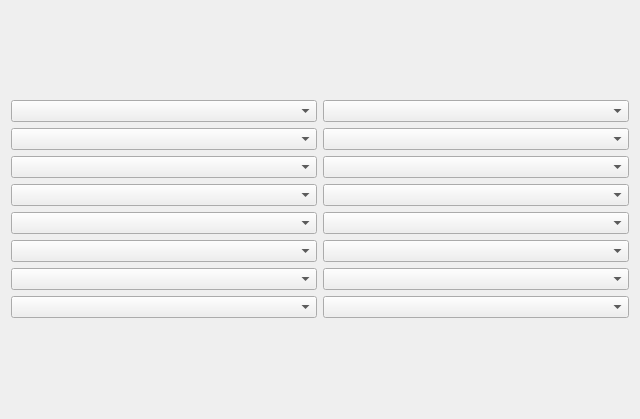
<?xml version="1.0" encoding="UTF-8"?>
<ui version="4.0">
 <class>CustomLayout</class>
 <widget class="QWidget" name="CustomLayout">
  <property name="geometry">
   <rect>
    <x>0</x>
    <y>0</y>
    <width>640</width>
    <height>419</height>
   </rect>
  </property>
  <property name="windowTitle">
   <string>Form</string>
  </property>
  <layout class="QVBoxLayout" name="verticalLayout_3">
   <item>
    <layout class="QHBoxLayout" name="horizontalLayout">
     <item>
      <layout class="QVBoxLayout" name="verticalLayout">
       <item>
        <widget class="QComboBox" name="box1"/>
       </item>
       <item>
        <widget class="QComboBox" name="box2"/>
       </item>
       <item>
        <widget class="QComboBox" name="box3"/>
       </item>
       <item>
        <widget class="QComboBox" name="box4"/>
       </item>
       <item>
        <widget class="QComboBox" name="box5"/>
       </item>
       <item>
        <widget class="QComboBox" name="box6"/>
       </item>
       <item>
        <widget class="QComboBox" name="box7"/>
       </item>
       <item>
        <widget class="QComboBox" name="box8"/>
       </item>
      </layout>
     </item>
     <item>
      <layout class="QVBoxLayout" name="verticalLayout_2">
       <item>
        <widget class="QComboBox" name="box9"/>
       </item>
       <item>
        <widget class="QComboBox" name="box10"/>
       </item>
       <item>
        <widget class="QComboBox" name="box11"/>
       </item>
       <item>
        <widget class="QComboBox" name="box12"/>
       </item>
       <item>
        <widget class="QComboBox" name="box13"/>
       </item>
       <item>
        <widget class="QComboBox" name="box15"/>
       </item>
       <item>
        <widget class="QComboBox" name="box14"/>
       </item>
       <item>
        <widget class="QComboBox" name="box16"/>
       </item>
      </layout>
     </item>
    </layout>
   </item>
  </layout>
 </widget>
 <resources/>
 <connections/>
</ui>
